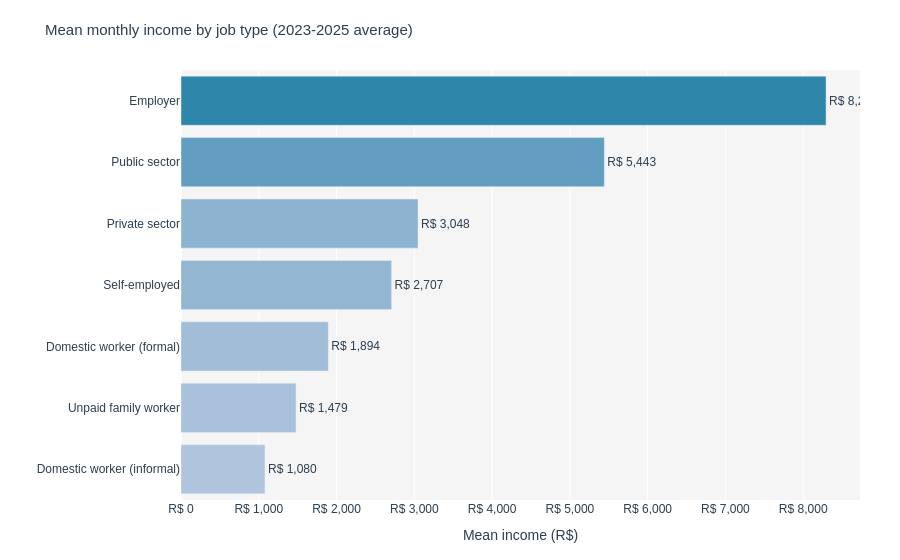

Notebook code cell kept with this figure:
### Markdown cell above
### 1.4 Mean income by job type

### Code cell
job_avg = (
    inc_job.groupby('job_type', as_index=False)['mean_income']
    .mean().sort_values('mean_income')
)
fig4 = px.bar(
    job_avg, x='mean_income', y='job_type', orientation='h',
    title='Mean monthly income by job type (2023-2025 average)',
    labels={'mean_income': 'Mean income (R$)', 'job_type': ''},
    color='mean_income', color_continuous_scale=[SOFT, BLUE],
    text=job_avg['mean_income'].apply(lambda x: f'R$ {x:,.0f}'),
)
fig4.update_traces(textposition='outside',
    hovertemplate='<b>%{y}</b><br>Mean income: R$ %{x:,.0f}<extra></extra>')
fig4.update_layout(**BASE_LAYOUT, coloraxis_showscale=False,
                   xaxis_tickprefix='R$ ', xaxis_tickformat=',.0f')
fig4.show()

### Figure 1 — Plotly figure (JSON) as saved in the notebook; plotly's stock layout.template omitted (floating-point values rounded to 4 significant figures)
{"data": [{"alignmentgroup": "True", "hovertemplate": "<b>%{y}</b><br>Mean income: R$ %{x:,.0f}<extra></extra>", "legendgroup": "", "marker": {"color": [1080.0, 1479.0, 1894.0, 2707.0, 3048.0, 5443.0, 8294.0], "coloraxis": "coloraxis", "pattern": {"shape": ""}}, "name": "", "offsetgroup": "", "orientation": "h", "showlegend": false, "text": ["R$ 1,080", "R$ 1,479", "R$ 1,894", "R$ 2,707", "R$ 3,048", "R$ 5,443", "R$ 8,294"], "textposition": "outside", "type": "bar", "x": [1080.0, 1479.0, 1894.0, 2707.0, 3048.0, 5443.0, 8294.0], "xaxis": "x", "y": ["Domestic worker (informal)", "Unpaid family worker", "Domestic worker (formal)", "Self-employed", "Private sector", "Public sector", "Employer"], "yaxis": "y"}], "layout": {"autosize": true, "barmode": "relative", "coloraxis": {"colorbar": {"title": {"text": "Mean income (R$)"}}, "colorscale": [[0, "#B0C4DE"], [1, "#2E86AB"]], "showscale": false}, "font": {"color": "#2C3E50", "family": "Arial"}, "hoverlabel": {"bgcolor": "white", "font": {"size": 12}}, "legend": {"orientation": "h", "tracegroupgap": 0, "y": -0.25, "yanchor": "bottom"}, "margin": {"b": 60, "l": 60, "r": 40, "t": 70}, "paper_bgcolor": "white", "plot_bgcolor": "#F5F5F5", "title": {"font": {"color": "#2C3E50", "size": 15}, "text": "Mean monthly income by job type (2023-2025 average)"}, "xaxis": {"anchor": "y", "autorange": true, "domain": [0, 1], "range": [0, 8730.0], "tickformat": ",.0f", "tickprefix": "R$ ", "title": {"text": "Mean income (R$)"}, "type": "linear"}, "yaxis": {"anchor": "x", "autorange": true, "domain": [0, 1], "range": [-0.5, 6.5], "title": {"text": ""}, "type": "category"}}}
